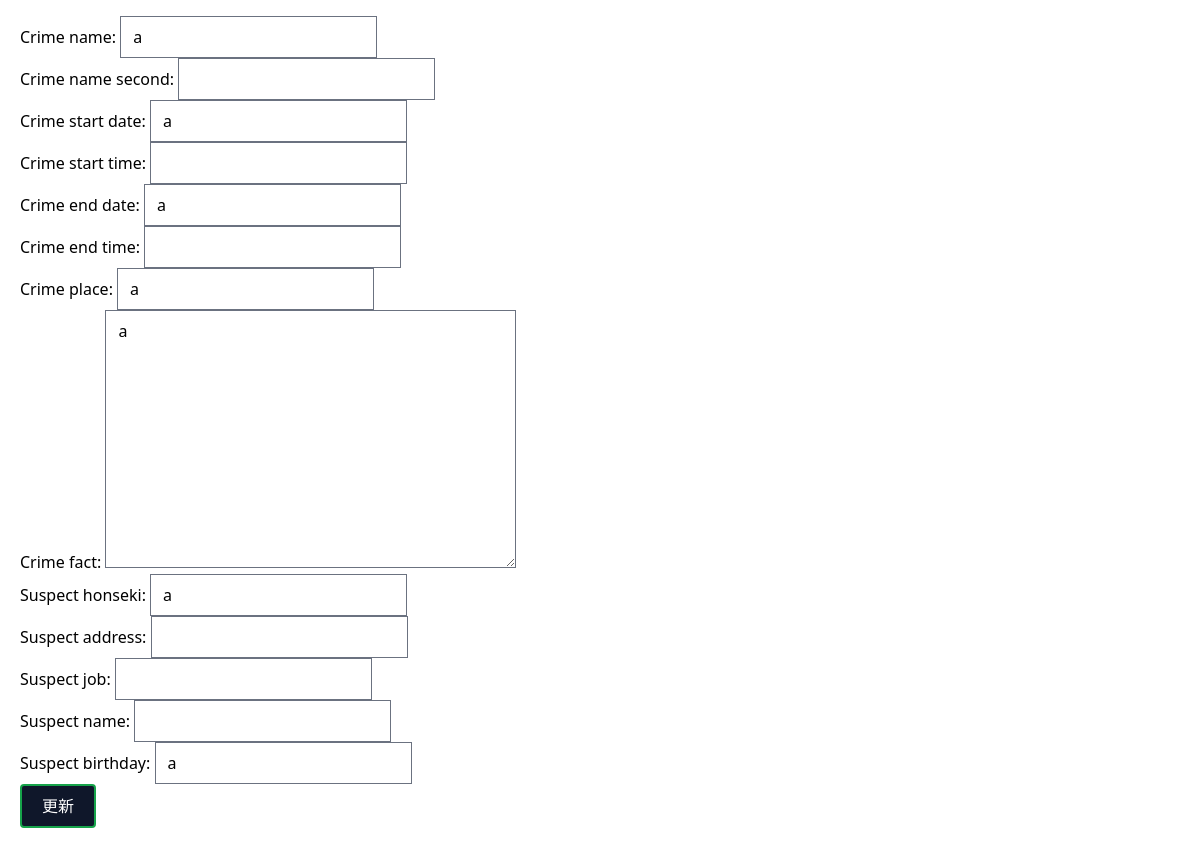
Screenshot of /crime/update/13/ with the database file from the repository.
### wordapp/models.py (models this page shows, shortened)
class Crime(models.Model):
    division = models.ForeignKey(Division, related_name="crimes", on_delete=models.CASCADE)
    crime_name = models.CharField(max_length=100)
    crime_name_second = models.CharField(max_length=100, null=True, blank=True)
    crime_start_date = models.CharField(max_length=100, null=True)
    crime_start_time = models.TimeField(null=True, blank=True)
    crime_end_date = models.CharField(max_length=100, null=True)
    crime_end_time = models.TimeField(null=True, blank=True)
    crime_place = models.CharField(max_length=100, null=True)
    crime_fact = models.TextField(null=True)
    suspect_honseki = models.CharField(max_length=100, null=True, blank=True)
    suspect_address = models.CharField(max_length=100, null=True, blank=True)
    suspect_job = models.CharField(max_length=100, null=True, blank=True)
    suspect_name = models.CharField(max_length=100, null=True, blank=True)
    suspect_birthday = models.CharField(max_length=100,null=True)

### wordapp/views.py (the view, shortened to what this page needs)
# urls.py: path('crime/update/<int:pk>/', CrimeUpdate.as_view(), name='crime_update'),
class CrimeUpdate(UpdateView):
    model = Crime
    fields = [
        'crime_name',
        'crime_name_second',
        'crime_start_date',
        'crime_start_time',
        'crime_end_date',
        'crime_end_time',
        'crime_place',
        'crime_fact',
        'suspect_honseki',
        'suspect_address',
        'suspect_job',
        'suspect_name',
        'suspect_birthday',
    ]
    template_name = 'crime_update.html'

### templates/crime_update.html (shortened to what this page needs)
{% extends 'base.html' %}
{% block content %}
<div class="container py-4 px-5">
    <form method="post">
        {{ form.as_p }}
        <button type="submit" class="hover:opacity-70 text-white border-2 border-green-600 rounded py-2 px-5 bg-slate-900">更新</button>
    </form>
</div>
{% endblock content %}

### rows the page displays
Crime: crime_name "a", crime_start_date "a", crime_end_date "a", crime_place "a", crime_fact "a", suspect_honseki "a", suspect_birthday "a"
